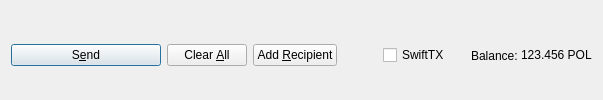
         <widget class="QFrame" name="frame_Send">
          <layout class="QHBoxLayout" name="horizontalLayout">
           <property name="bottomMargin">
            <number>0</number>
           </property>
           <item>
            <widget class="QPushButton" name="sendButton">
             <property name="minimumSize">
              <size>
               <width>150</width>
               <height>0</height>
              </size>
             </property>
             <property name="toolTip">
              <string>Confirm the send action</string>
             </property>
             <property name="text">
              <string>S&amp;end</string>
             </property>
             <property name="icon">
              <iconset resource="../polarisnetwork.qrc">
               <normaloff>:/icons/send</normaloff>:/icons/send</iconset>
             </property>
             <property name="autoDefault">
              <bool>false</bool>
             </property>
             <property name="default">
              <bool>true</bool>
             </property>
            </widget>
           </item>
           <item>
            <widget class="QPushButton" name="clearButton">
             <property name="sizePolicy">
              <sizepolicy hsizetype="Minimum" vsizetype="Fixed">
               <horstretch>0</horstretch>
               <verstretch>0</verstretch>
              </sizepolicy>
             </property>
             <property name="toolTip">
              <string>Clear all fields of the form.</string>
             </property>
             <property name="text">
              <string>Clear &amp;All</string>
             </property>
             <property name="icon">
              <iconset resource="../polarisnetwork.qrc">
               <normaloff>:/icons/remove</normaloff>:/icons/remove</iconset>
             </property>
             <property name="autoDefault">
              <bool>false</bool>
             </property>
            </widget>
           </item>
           <item>
            <widget class="QPushButton" name="addButton">
             <property name="toolTip">
              <string>Send to multiple recipients at once</string>
             </property>
             <property name="text">
              <string>Add &amp;Recipient</string>
             </property>
             <property name="icon">
              <iconset resource="../polarisnetwork.qrc">
               <normaloff>:/icons/add</normaloff>:/icons/add</iconset>
             </property>
             <property name="autoDefault">
              <bool>false</bool>
             </property>
            </widget>
           </item>
           <item>
            <spacer name="horizontalSpacer">
             <property name="orientation">
              <enum>Qt::Horizontal</enum>
             </property>
             <property name="sizeHint" stdset="0">
              <size>
               <width>40</width>
               <height>20</height>
              </size>
             </property>
            </spacer>
           </item>
           <item>
            <layout class="QHBoxLayout" name="horizontalLayout_2">
             <property name="spacing">
              <number>3</number>
             </property>
             <item>
              <widget class="QCheckBox" name="checkSwiftTX">
               <property name="enabled">
                <bool>true</bool>
               </property>
               <property name="minimumSize">
                <size>
                 <width>85</width>
                 <height>0</height>
                </size>
               </property>
               <property name="text">
                <string>SwiftTX</string>
               </property>
              </widget>
             </item>
             <item>
              <widget class="QLabel" name="label">
               <property name="text">
                <string>Balance:</string>
               </property>
              </widget>
             </item>
             <item>
              <widget class="QLabel" name="labelBalance">
               <property name="sizePolicy">
                <sizepolicy hsizetype="Preferred" vsizetype="Fixed">
                 <horstretch>0</horstretch>
                 <verstretch>0</verstretch>
                </sizepolicy>
               </property>
               <property name="cursor">
                <cursorShape>IBeamCursor</cursorShape>
               </property>
               <property name="text">
                <string notr="true">123.456 POL</string>
               </property>
               <property name="textInteractionFlags">
                <set>Qt::LinksAccessibleByMouse|Qt::TextSelectableByKeyboard|Qt::TextSelectableByMouse</set>
               </property>
              </widget>
             </item>
            </layout>
           </item>
          </layout>
         </widget>
